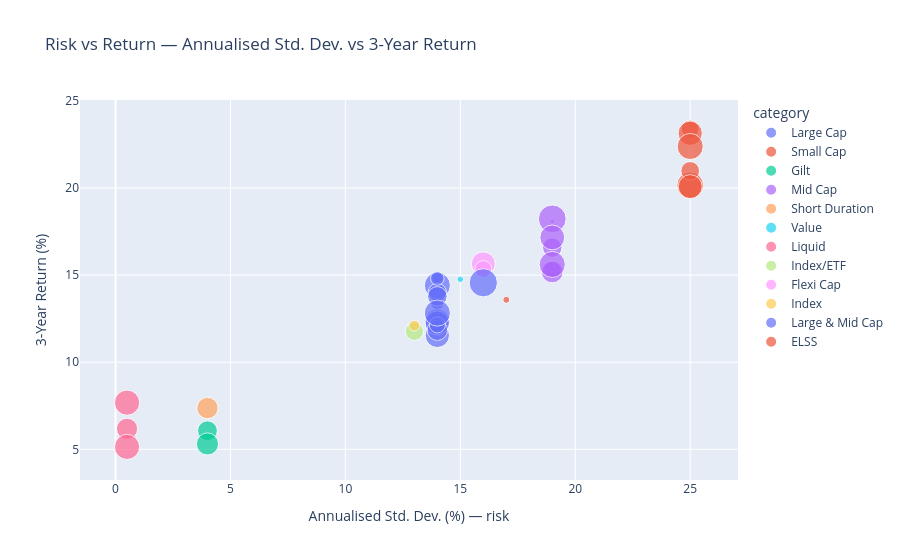

The notebook cell this image was saved under:
### Markdown cell above
Chart 10
==========
- Small/Mid Cap funds dominate the 3-year-return leaderboard (9 of the top 10 schemes), consistent with the real-world pattern that small caps carry higher return alongside higher risk.

### Code cell
fig = px.scatter(scheme_perf, x="std_dev_ann_pct", y="return_3yr_pct", color="category",
                  size="aum_crore", hover_name="scheme_name",
                  title="Risk vs Return — Annualised Std. Dev. vs 3-Year Return")
fig.update_layout(xaxis_title="Annualised Std. Dev. (%) — risk", yaxis_title="3-Year Return (%)")
fig.write_image(CHART_DIR / "11_risk_return_scatter.png")
fig.show()

### Figure 1 — Plotly figure (JSON) as saved in the notebook; plotly's stock layout.template omitted (floating-point values rounded to 4 significant figures)
{"data": [{"hovertemplate": "<b>%{hovertext}</b><br><br>category=Large Cap<br>std_dev_ann_pct=%{x}<br>return_3yr_pct=%{y}<br>aum_crore=%{marker.size}<extra></extra>", "hovertext": ["SBI Bluechip Fund - Regular Plan - Growth", "SBI Bluechip Fund - Direct Plan - Growth", "HDFC Top 100 Fund - Regular Plan - Growth", "HDFC Top 100 Fund - Direct Plan - Growth", "ICICI Pru Bluechip Fund - Regular - Growth", "ICICI Pru Bluechip Fund - Direct - Growth", "Nippon India Large Cap Fund - Regular - Growth", "Nippon India Large Cap Fund - Direct - Growth", "Kotak Bluechip Fund - Regular - Growth", "Axis Bluechip Fund - Regular - Growth", "Axis Bluechip Fund - Direct - Growth", "ABSL Frontline Equity Fund - Regular - Growth", "Mirae Asset Large Cap Fund - Regular - Growth", "DSP Top 100 Equity Fund - Regular - Growth"], "legendgroup": "Large Cap", "marker": {"color": "#636efa", "size": [14288, 1231, 6434, 10611, 36022, 41553, 20909, 39475, 35585, 25803, 15866, 23500, 11361, 41828], "sizemode": "area", "sizeref": 122.6, "symbol": "circle"}, "mode": "markers", "name": "Large Cap", "orientation": "v", "showlegend": true, "type": "scatter", "x": [14.0, 14.0, 14.0, 14.0, 14.0, 14.0, 14.0, 14.0, 14.0, 14.0, 14.0, 14.0, 14.0, 14.0], "xaxis": "x", "y": [12.36, 11.3, 14.84, 13.38, 11.54, 14.41, 14.0, 12.33, 12.25, 11.84, 12.14, 13.78, 14.81, 12.82], "yaxis": "y"}, {"hovertemplate": "<b>%{hovertext}</b><br><br>category=Small Cap<br>std_dev_ann_pct=%{x}<br>return_3yr_pct=%{y}<br>aum_crore=%{marker.size}<extra></extra>", "hovertext": ["SBI Small Cap Fund - Regular Plan - Growth", "SBI Small Cap Fund - Direct Plan - Growth", "Nippon India Small Cap Fund - Regular - Growth", "Axis Small Cap Fund - Regular - Growth", "ABSL Small Cap Fund - Regular - Growth", "DSP Small Cap Fund - Regular - Growth"], "legendgroup": "Small Cap", "marker": {"color": "#EF553B", "size": [19259, 36061, 43630, 21545, 41613, 35124], "sizemode": "area", "sizeref": 122.6, "symbol": "circle"}, "mode": "markers", "name": "Small Cap", "orientation": "v", "showlegend": true, "type": "scatter", "x": [25.0, 25.0, 25.0, 25.0, 25.0, 25.0], "xaxis": "x", "y": [23.39, 23.14, 20.15, 20.98, 22.38, 20.08], "yaxis": "y"}, {"hovertemplate": "<b>%{hovertext}</b><br><br>category=Gilt<br>std_dev_ann_pct=%{x}<br>return_3yr_pct=%{y}<br>aum_crore=%{marker.size}<extra></extra>", "hovertext": ["SBI Magnum Gilt Fund - Regular Plan - Growth", "Nippon India Gilt Securities Fund - Regular - Growth"], "legendgroup": "Gilt", "marker": {"color": "#00cc96", "size": [24101, 30030], "sizemode": "area", "sizeref": 122.6, "symbol": "circle"}, "mode": "markers", "name": "Gilt", "orientation": "v", "showlegend": true, "type": "scatter", "x": [4.0, 4.0], "xaxis": "x", "y": [6.07, 5.31], "yaxis": "y"}, {"hovertemplate": "<b>%{hovertext}</b><br><br>category=Mid Cap<br>std_dev_ann_pct=%{x}<br>return_3yr_pct=%{y}<br>aum_crore=%{marker.size}<extra></extra>", "hovertext": ["HDFC Mid-Cap Opportunities Fund - Regular - Growth", "HDFC Mid-Cap Opportunities Fund - Direct - Growth", "ICICI Pru Midcap Fund - Regular - Growth", "Kotak Emerging Equity Fund - Regular - Growth", "Axis Midcap Fund - Regular - Growth", "UTI Mid Cap Fund - Regular - Growth", "DSP Midcap Fund - Regular - Growth"], "legendgroup": "Mid Cap", "marker": {"color": "#ab63fa", "size": [23185, 18792, 979, 47469, 28996, 41728, 37835], "sizemode": "area", "sizeref": 122.6, "symbol": "circle"}, "mode": "markers", "name": "Mid Cap", "orientation": "v", "showlegend": true, "type": "scatter", "x": [19.0, 19.0, 19.0, 19.0, 19.0, 19.0, 19.0], "xaxis": "x", "y": [16.58, 15.29, 18.08, 18.23, 15.18, 15.61, 17.16], "yaxis": "y"}, {"hovertemplate": "<b>%{hovertext}</b><br><br>category=Short Duration<br>std_dev_ann_pct=%{x}<br>return_3yr_pct=%{y}<br>aum_crore=%{marker.size}<extra></extra>", "hovertext": ["HDFC Short Term Debt Fund - Regular - Growth"], "legendgroup": "Short Duration", "marker": {"color": "#FFA15A", "size": [27953], "sizemode": "area", "sizeref": 122.6, "symbol": "circle"}, "mode": "markers", "name": "Short Duration", "orientation": "v", "showlegend": true, "type": "scatter", "x": [4.0], "xaxis": "x", "y": [7.37], "yaxis": "y"}, {"hovertemplate": "<b>%{hovertext}</b><br><br>category=Value<br>std_dev_ann_pct=%{x}<br>return_3yr_pct=%{y}<br>aum_crore=%{marker.size}<extra></extra>", "hovertext": ["ICICI Pru Value Discovery Fund - Regular - Growth"], "legendgroup": "Value", "marker": {"color": "#19d3f3", "size": [2571], "sizemode": "area", "sizeref": 122.6, "symbol": "circle"}, "mode": "markers", "name": "Value", "orientation": "v", "showlegend": true, "type": "scatter", "x": [15.0], "xaxis": "x", "y": [14.76], "yaxis": "y"}, {"hovertemplate": "<b>%{hovertext}</b><br><br>category=Liquid<br>std_dev_ann_pct=%{x}<br>return_3yr_pct=%{y}<br>aum_crore=%{marker.size}<extra></extra>", "hovertext": ["ICICI Pru Liquid Fund - Regular - Growth", "Kotak Liquid Fund - Regular - Growth", "ABSL Liquid Fund - Regular - Growth"], "legendgroup": "Liquid", "marker": {"color": "#FF6692", "size": [39116, 27623, 38995], "sizemode": "area", "sizeref": 122.6, "symbol": "circle"}, "mode": "markers", "name": "Liquid", "orientation": "v", "showlegend": true, "type": "scatter", "x": [0.5, 0.5, 0.5], "xaxis": "x", "y": [7.68, 6.18, 5.14], "yaxis": "y"}, {"hovertemplate": "<b>%{hovertext}</b><br><br>category=Index/ETF<br>std_dev_ann_pct=%{x}<br>return_3yr_pct=%{y}<br>aum_crore=%{marker.size}<extra></extra>", "hovertext": ["Nippon India ETF Nifty 50 BeES"], "legendgroup": "Index/ETF", "marker": {"color": "#B6E880", "size": [20284], "sizemode": "area", "sizeref": 122.6, "symbol": "circle"}, "mode": "markers", "name": "Index/ETF", "orientation": "v", "showlegend": true, "type": "scatter", "x": [13.0], "xaxis": "x", "y": [11.77], "yaxis": "y"}, {"hovertemplate": "<b>%{hovertext}</b><br><br>category=Flexi Cap<br>std_dev_ann_pct=%{x}<br>return_3yr_pct=%{y}<br>aum_crore=%{marker.size}<extra></extra>", "hovertext": ["Kotak Flexicap Fund - Regular - Growth", "UTI Flexi Cap Fund - Regular - Growth"], "legendgroup": "Flexi Cap", "marker": {"color": "#FF97FF", "size": [35012, 17912], "sizemode": "area", "sizeref": 122.6, "symbol": "circle"}, "mode": "markers", "name": "Flexi Cap", "orientation": "v", "showlegend": true, "type": "scatter", "x": [16.0, 16.0], "xaxis": "x", "y": [15.65, 15.34], "yaxis": "y"}, {"hovertemplate": "<b>%{hovertext}</b><br><br>category=Index<br>std_dev_ann_pct=%{x}<br>return_3yr_pct=%{y}<br>aum_crore=%{marker.size}<extra></extra>", "hovertext": ["UTI Nifty 50 Index Fund - Regular - Growth"], "legendgroup": "Index", "marker": {"color": "#FECB52", "size": [7350], "sizemode": "area", "sizeref": 122.6, "symbol": "circle"}, "mode": "markers", "name": "Index", "orientation": "v", "showlegend": true, "type": "scatter", "x": [13.0], "xaxis": "x", "y": [12.1], "yaxis": "y"}, {"hovertemplate": "<b>%{hovertext}</b><br><br>category=Large & Mid Cap<br>std_dev_ann_pct=%{x}<br>return_3yr_pct=%{y}<br>aum_crore=%{marker.size}<extra></extra>", "hovertext": ["Mirae Asset Emerging Bluechip Fund - Regular - Growth"], "legendgroup": "Large & Mid Cap", "marker": {"color": "#636efa", "size": [49046], "sizemode": "area", "sizeref": 122.6, "symbol": "circle"}, "mode": "markers", "name": "Large & Mid Cap", "orientation": "v", "showlegend": true, "type": "scatter", "x": [16.0], "xaxis": "x", "y": [14.56], "yaxis": "y"}, {"hovertemplate": "<b>%{hovertext}</b><br><br>category=ELSS<br>std_dev_ann_pct=%{x}<br>return_3yr_pct=%{y}<br>aum_crore=%{marker.size}<extra></extra>", "hovertext": ["Mirae Asset Tax Saver Fund - Regular - Growth"], "legendgroup": "ELSS", "marker": {"color": "#EF553B", "size": [2989], "sizemode": "area", "sizeref": 122.6, "symbol": "circle"}, "mode": "markers", "name": "ELSS", "orientation": "v", "showlegend": true, "type": "scatter", "x": [17.0], "xaxis": "x", "y": [13.58], "yaxis": "y"}], "layout": {"legend": {"itemsizing": "constant", "title": {"text": "category"}, "tracegroupgap": 0}, "title": {"text": "Risk vs Return — Annualised Std. Dev. vs 3-Year Return"}, "xaxis": {"anchor": "y", "domain": [0, 1], "title": {"text": "Annualised Std. Dev. (%) — risk"}}, "yaxis": {"anchor": "x", "domain": [0, 1], "title": {"text": "3-Year Return (%)"}}}}
